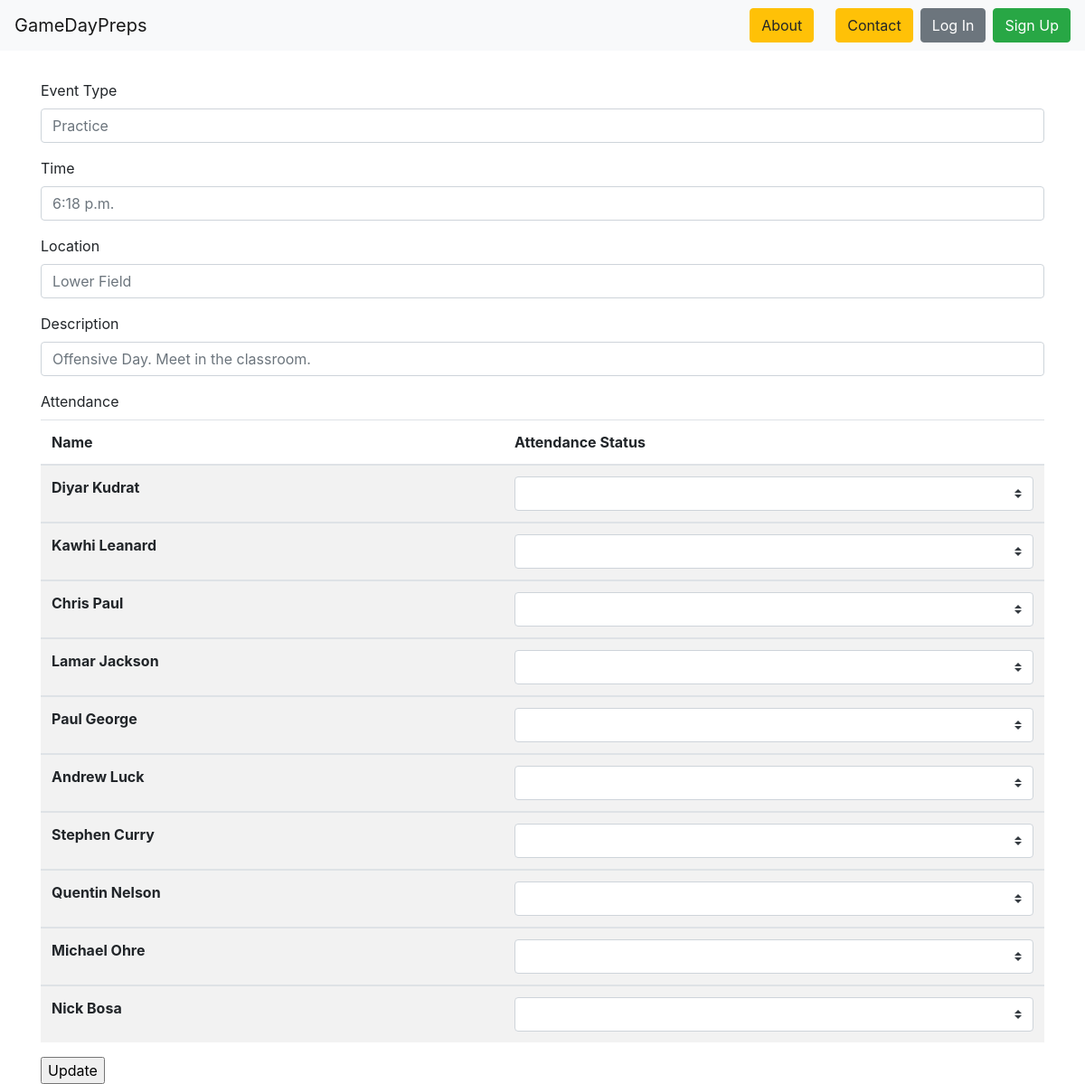
Screenshot of /events/13/edit/ with the database file from the repository.
### events/models.py (models this page shows, shortened)
class Event(models.Model):
    event_type = models.CharField(max_length=50, choices=event_types, blank=True)
    date = models.DateField(null=True)
    time = models.TimeField(null=True)
    members = models.ManyToManyField(
        'roster.Player',
        through='roster.Attendance',
        through_fields=('event', 'player'),
    )
    location = models.CharField(max_length=150)
    description = models.TextField(null=True)

### roster/models.py (models this page shows, shortened)
class Player(models.Model):
    first_name = models.CharField(max_length=50)
    last_name = models.CharField(max_length=50)
    position = models.CharField(max_length=25)
    grade = models.CharField(max_length=50, choices=school_grade_choices, blank=True)
    jersey_number = models.CharField(max_length=3, null=True)

### events/views.py (the view, shortened to what this page needs)
# urls.py: path('<int:pk>/edit/', EditEventView.as_view(), name="edit-event-page"),
class EditEventView(UpdateView):
    def get(self, request, *args, **kwargs):
        event = get_object_or_404(Event, pk=kwargs['pk'])
        players = Player.objects.all()
        status = Attendance.objects.filter(player__in=players, event=event)
        context = {'event': event, 'status': status, 'players': players}
        return render(request, 'events_edit.html', context)

### events/templates/events_edit.html (shortened to what this page needs)
{% extends 'base.html' %}
{% block content %}
<form method="post">{% csrf_token %}
        <div class="form-group">
        <label>Event Type</label>
        <input type="text" class="form-control" placeholder="{{ event.event_type }}">
        </div>
        <div class="form-group">
        <label>Time</label>
        <input type="text" class="form-control" placeholder="{{ event.time }}">
        </div>
        <div class="form-group">
            <label>Location</label>
            <input type="text" class="form-control" placeholder="{{ event.location }}">
        </div>
        <div class="form-group">
            <label>Description</label>
            <input type="text" class="form-control" placeholder="{{ event.description }}">
        </div>
        <div>
            <label>Attendance</label>
            <table class="table table-striped">
                <thead>
                  <tr>
                    <th scope="col">Name</th>
                    <th scope="col">Attendance Status</th>
                  </tr>
                </thead>
                <tbody>
                {% for player in players %}
                  <tr>
                    <th scope="row">{{ player.first_name }} {{ player.last_name }}</th>
                    <td><select class="custom-select mr-sm-2" id="inlineFormCustomSelect">
                        <option selected>{{ stat.attendance_status }}</option>
                        <option>present</option>
                      </select></td>
                  </tr>
                </tbody>
                {% endfor %}
              </table>
        </div>
    <input type="submit" value="Update">
  </form>
{% endblock %}

### rows the page displays
Event: event_type "Practice", time "6:18 p.m.", location "Lower Field", description "Offensive Day. Meet in the classroom."
Player: first_name "Diyar", last_name "Kudrat"
Player: first_name "Kawhi", last_name "Leanard"
Player: first_name "Chris", last_name "Paul"
Player: first_name "Lamar", last_name "Jackson"
Player: first_name "Paul", last_name "George"
Player: first_name "Andrew", last_name "Luck"
Player: first_name "Stephen", last_name "Curry"
Player: first_name "Quentin", last_name "Nelson"
Player: first_name "Michael", last_name "Ohre"
Player: first_name "Nick", last_name "Bosa"
